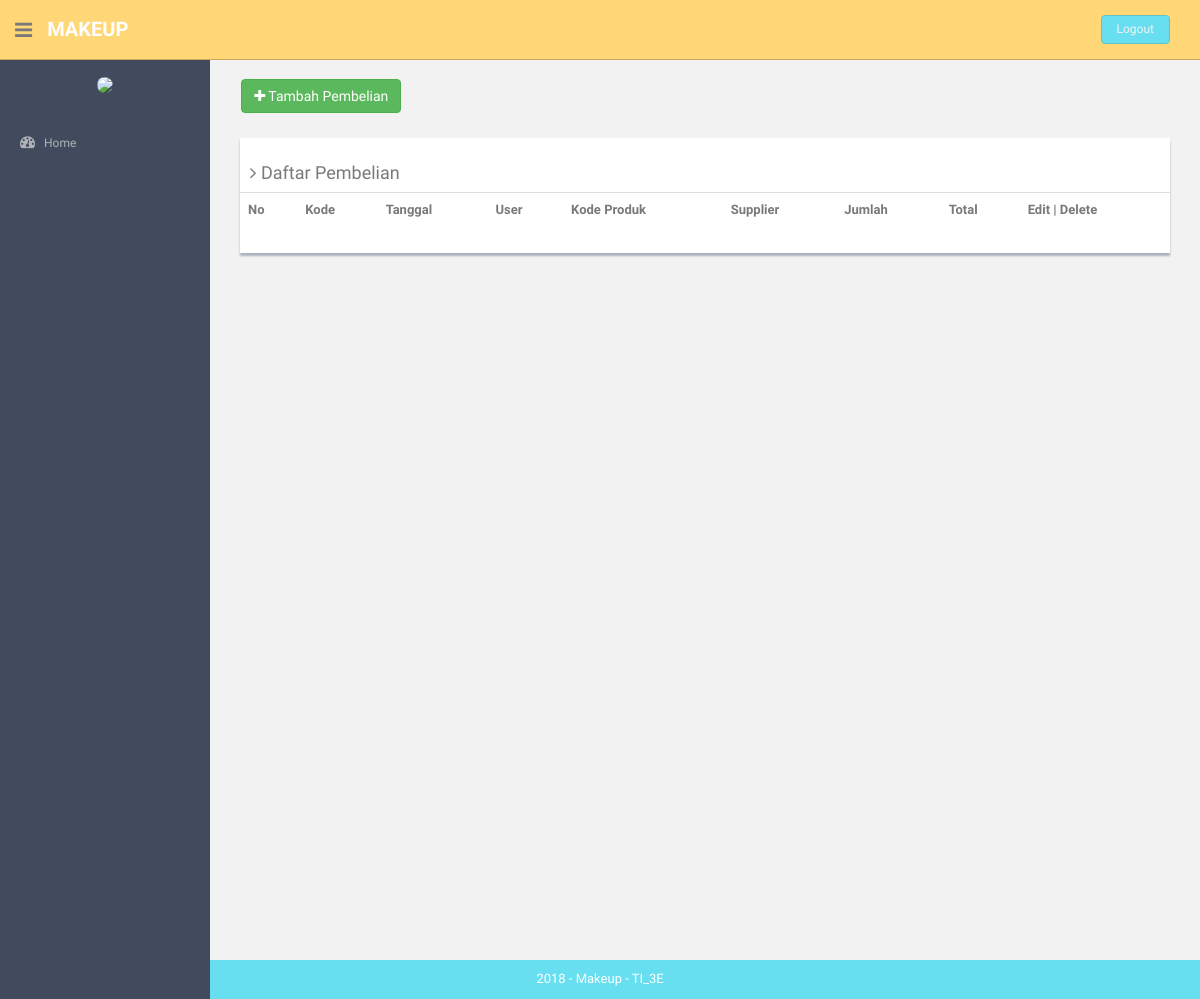
The page /index.php/pembelian on the database as committed earlier.
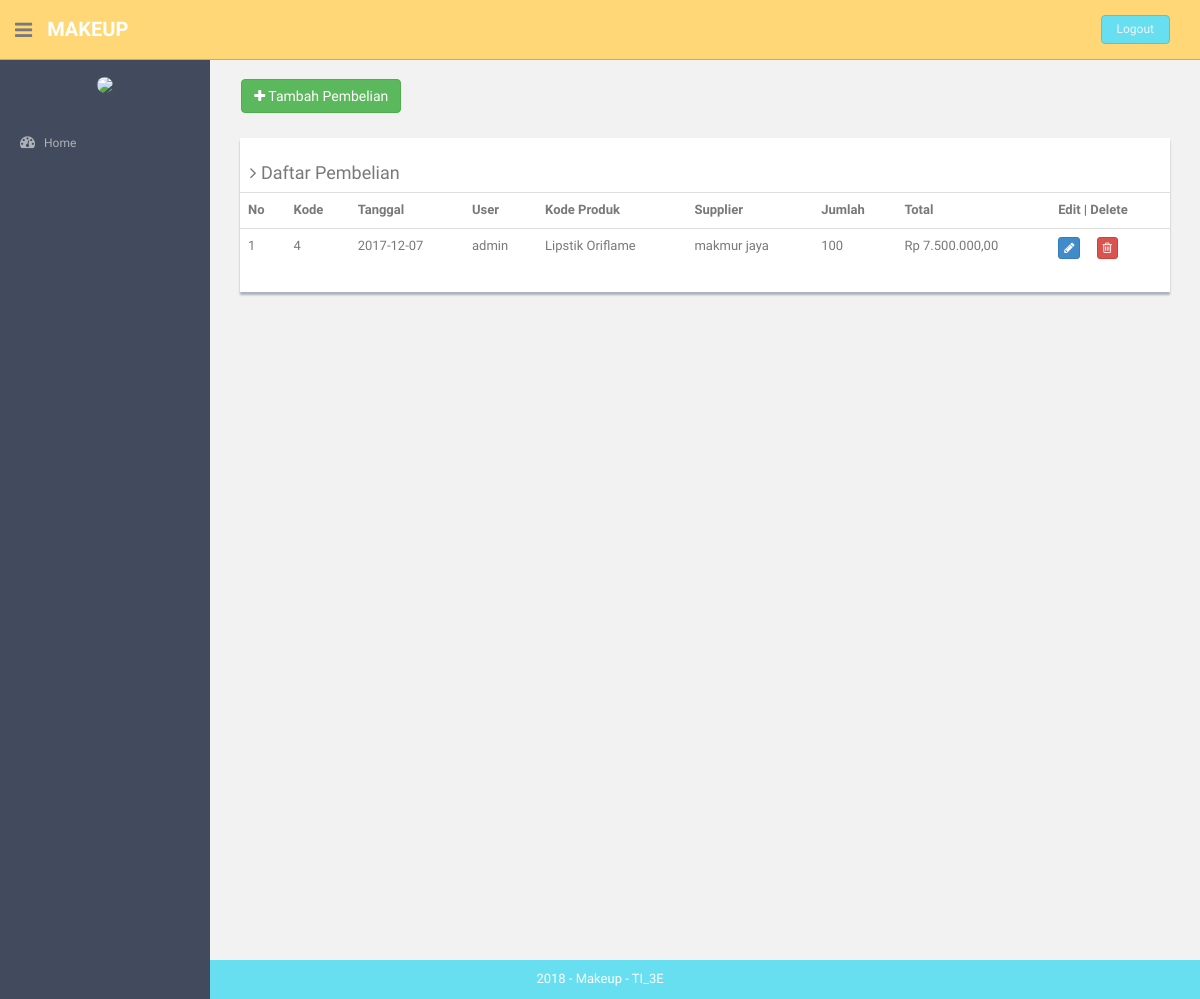
The same page on the database as committed later.
### tables this page shows
CREATE TABLE `pembelian` (
  `id_pembelian` int(10) NOT NULL,
  `id_user` int(11) NOT NULL,
  `id_produk` int(10) NOT NULL,
  `qty` int(50) NOT NULL,
  `harga_total` int(50) NOT NULL,
  `id_supp` int(11) NOT NULL,
  `tgl_beli` date NOT NULL
);

CREATE TABLE `produk` (
  `id_produk` int(10) NOT NULL,
  `nama_produk` varchar(50) NOT NULL,
  `stok` int(11) NOT NULL,
  `harga_jual` int(11) NOT NULL,
  `harga_beli` int(11) NOT NULL,
  `id_kategori` int(10) NOT NULL,
  `deskripsi` varchar(255) NOT NULL,
  `gambar` varchar(255) NOT NULL
);

CREATE TABLE `supplier` (
  `id_supplier` int(11) NOT NULL,
  `nama` varchar(255) NOT NULL,
  `alamat` varchar(255) NOT NULL,
  `no_telp` varchar(255) NOT NULL
);

### application/controllers/Pembelian.php (called while the page is built, shortened)
<?php
class Pembelian extends CI_Controller {
	public function __construct()
	{
		$this->load->helper('url','form');
		$this->load->library('form_validation');
		$this->load->model('produk_model');
		$this->load->model('pembelian_model');
		$this->load->model('supplier_model');
		$this->load->helper('html');
		$this->load->library('image_lib');
	}
	public function index()
	{
		$object['pembelian']=$this->pembelian_model->getDataPembelian();
		$cek['status'] = array(
        		'home'=>'',
        		'hrd'=>'',
        		'keuangan'=>'active',
        		'produk'=>'',
        		'pembelian'=>'active',
                'pemesanan'=>'',
                'pembayaran'=>'',
        		'pemasukan'=>'',
        		'pengeluaran'=>'',
        		'utang'=>'',
        		'cash_flow'=>'',
        		'neraca'=>'',
        		'admin'=>'',
        		'gaji'=>'',
        		'golongan'=>'',
        		'absensi'=>'',
        		'user'=>'',
        		'barang'=>'',
        		'supplier'=>'',
        		'kategori'=>'',
        		);
		$this->load->view('component/header',$cek);
		$this->load->view('Pembelian/view_pembelian',$object);
		$this->load->view('component/footer');
	}
}

### index.php (called while the page is built, shortened)
<?php
require_once BASEPATH.'core/CodeIgniter.php';

### application/models/Pembelian_model.php (called while the page is built, shortened)
<?php
class Pembelian_model extends CI_Model {
	public function getDataPembelian()
	{
		$query = $this->db->query('Select pembelian.*,admin.username,produk.nama_produk,supplier.nama from pembelian join admin on pembelian.id_user=admin.id join produk on pembelian.id_produk = produk.id_produk join supplier on pembelian.id_supp=supplier.id_supplier');
		return $query->result();
	}
}

### application/views/Pembelian/view_pembelian.php (the view)
<?php
function rupiah($angka){
  $hasil_rupiah = "Rp " . number_format($angka,2,',','.');
  return $hasil_rupiah;
}
?>
<section id="main-content">
  <section class="wrapper site-min-height">
    <br>&nbsp;&nbsp;&nbsp;&nbsp;
    <a href="<?php echo base_url('index.php/pembelian/form_pembelian'); ?>"><button type="button" class="btn btn-success "><i class="fa fa-plus"> </i> Tambah Pembelian</button></a>
    <br>
    <div class="col-md-12 mt">
      <div class="content-panel">
        <table class="table table-hover">
        <h4><i class="fa fa-angle-right"></i> Daftar Pembelian</h4>
        <tr>
          <th>No</th>
          <th>Kode </th>
          <th>Tanggal</th>
          <th>User</th>
          <th>Kode Produk</th>
          <th>Supplier</th>
          <th>Jumlah</th>
          <th>Total</th>
          <th align="center">Edit | Delete</th>
        </tr>
        <?php
        $no = 1;
        foreach($pembelian as $key){
        ?>
        <tr>
          <td><?php echo $no++ ?></td>
          <td><?php echo $key->id_pembelian ?></td>
          <td><?php echo $key->tgl_beli ?></td>
          <td><?php echo $key->username ?></td>
          <td><?php echo $key->nama_produk ?></td>
          <td><?php echo $key->nama ?></td>
          <td><?php echo $key->qty ?></td>
          <td><?php echo rupiah($key->harga_total) ?></td>
          <td>
                <a class="btn btn-primary btn-xs" href="<?php echo site_url('pembelian/update/').$key->id_pembelian ?>">
                  <i class="fa fa-pencil"></i>
                </a>&nbsp;&nbsp;&nbsp;&nbsp;
                <a class="btn btn-danger btn-xs" href="<?php echo site_url('pembelian/delete/').$key->id_pembelian ?>">
                  <i class="fa fa-trash-o"></i>
                </a>
          </td>
        </tr>
        <?php } ?>
      </table>
      </div>
      </div>
    </section>
    </section>

Rows that differ between the two databases and show on the page:
added pembelian: id_pembelian "4", tgl_beli "2017-12-07", admin.username "admin", id_produk.nama_produk "Lipstik Oriflame", id_supp.nama "makmur jaya", qty "100", harga_total "Rp 7.500.000,00"
